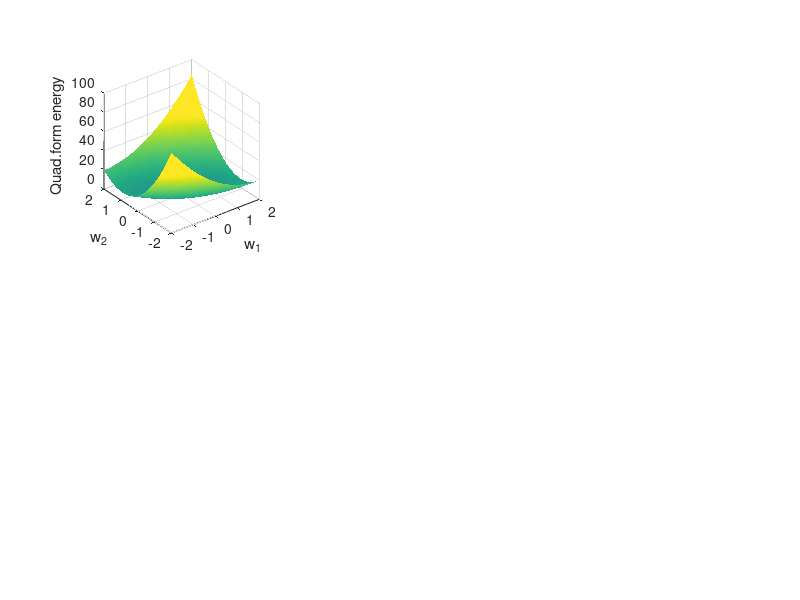

Reproduce this figure in MATLAB. (Note: this script raises an error after producing the figure.)
%%
%     COURSE: Linear algebra: theory and implementation
%    SECTION: Quadratic form and definiteness
%      VIDEO: Matrix definiteness, geometry, and eigenvalues
% Instructor: sincxpress.com
%
%%
clear, clc

%%


% some different matrices
S{1} = [ 4 4; 4 9 ];
S{2} = [ -4 -1; -3 -5 ];
S{3} = [ 0 1; 2 0 ];
S{4} = [ 1 1; 1 1 ];
S{5} = [ -1 -2; -3 -6 ];

% range for vector w
n = 30;
wRange = linspace(-2,2,n);

% initialize quadratic form matrix
qf = zeros(length(wRange),length(wRange));

figure(6), clf
for i=1:length(S)
    
    
    % compute QF
    for xi=1:n
        for yi=1:n
            
            % this w
            w = [ wRange(xi) wRange(yi) ]';
            
            % QF
            qf(xi,yi) = w'*S{i}*w;
        end
    end
    
    % show the surface
    subplot(2,3,i)
    surf(wRange,wRange,qf')
    
    % make it look a bit nicer
    shading interp, axis square
    set(gca,'clim',[-1 1]*max(abs(qf(:)))*.6)
    xlabel('w_1'), ylabel('w_2'), zlabel('Quad.form energy')
    colormap parula
    
    %% compute the matrix's definiteness based on the eigenvalues
    
    % get eigenvalues
    evals = eig(S{i});
    
    % we care about their signs
    esign = sign(evals);
    
    % test for signs (note: this test is valid only for 2x2 matrices!)
    if sum(esign)==2
        defcat = 'Positive definite';
    elseif sum(esign)==1
        defcat = 'Positive semidefinite';
    elseif sum(esign)==0
        defcat = 'Indefinite';
    elseif sum(esign)==-1
        defcat = 'Negative semidefinite';
    elseif sum(esign)==-2
        defcat = 'Negative definite';
    end
    
    % add title
    title([ defcat ' matrix' ])
    
end


%% done.
